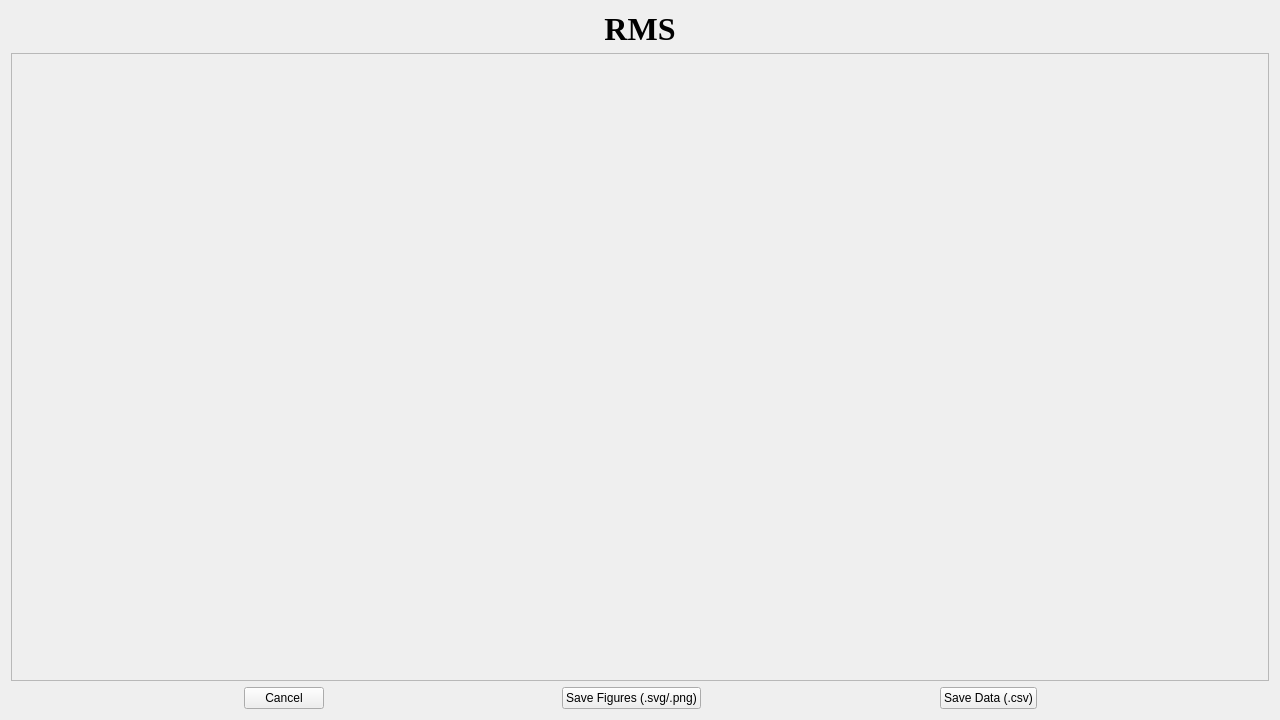
<?xml version="1.0" encoding="UTF-8"?>
<ui version="4.0">
 <class>RMS</class>
 <widget class="QWidget" name="RMS">
  <property name="geometry">
   <rect>
    <x>0</x>
    <y>0</y>
    <width>1280</width>
    <height>720</height>
   </rect>
  </property>
  <property name="windowTitle">
   <string>Form</string>
  </property>
  <layout class="QVBoxLayout" name="verticalLayout">
   <item>
    <widget class="QLabel" name="title">
     <property name="font">
      <font>
       <family>Times New Roman</family>
       <pointsize>24</pointsize>
       <weight>75</weight>
       <bold>true</bold>
      </font>
     </property>
     <property name="layoutDirection">
      <enum>Qt::LeftToRight</enum>
     </property>
     <property name="text">
      <string>RMS</string>
     </property>
     <property name="alignment">
      <set>Qt::AlignCenter</set>
     </property>
    </widget>
   </item>
   <item>
    <widget class="QScrollArea" name="scrollArea">
     <property name="widgetResizable">
      <bool>true</bool>
     </property>
     <widget class="QWidget" name="scrollAreaWidgetContents">
      <property name="geometry">
       <rect>
        <x>0</x>
        <y>0</y>
        <width>1260</width>
        <height>627</height>
       </rect>
      </property>
     </widget>
    </widget>
   </item>
   <item>
    <layout class="QHBoxLayout" name="horizontalLayout">
     <item>
      <spacer name="horizontalSpacer">
       <property name="orientation">
        <enum>Qt::Horizontal</enum>
       </property>
       <property name="sizeHint" stdset="0">
        <size>
         <width>40</width>
         <height>20</height>
        </size>
       </property>
      </spacer>
     </item>
     <item>
      <widget class="QPushButton" name="pushButton">
       <property name="text">
        <string>Cancel</string>
       </property>
      </widget>
     </item>
     <item>
      <spacer name="horizontalSpacer_2">
       <property name="orientation">
        <enum>Qt::Horizontal</enum>
       </property>
       <property name="sizeHint" stdset="0">
        <size>
         <width>40</width>
         <height>20</height>
        </size>
       </property>
      </spacer>
     </item>
     <item>
      <widget class="QPushButton" name="pushButton_2">
       <property name="text">
        <string>Save Figures (.svg/.png)</string>
       </property>
      </widget>
     </item>
     <item>
      <spacer name="horizontalSpacer_3">
       <property name="orientation">
        <enum>Qt::Horizontal</enum>
       </property>
       <property name="sizeHint" stdset="0">
        <size>
         <width>40</width>
         <height>20</height>
        </size>
       </property>
      </spacer>
     </item>
     <item>
      <widget class="QPushButton" name="pushButton_3">
       <property name="text">
        <string>Save Data (.csv)</string>
       </property>
      </widget>
     </item>
     <item>
      <spacer name="horizontalSpacer_4">
       <property name="orientation">
        <enum>Qt::Horizontal</enum>
       </property>
       <property name="sizeHint" stdset="0">
        <size>
         <width>40</width>
         <height>20</height>
        </size>
       </property>
      </spacer>
     </item>
    </layout>
   </item>
  </layout>
 </widget>
 <resources/>
 <connections/>
</ui>
